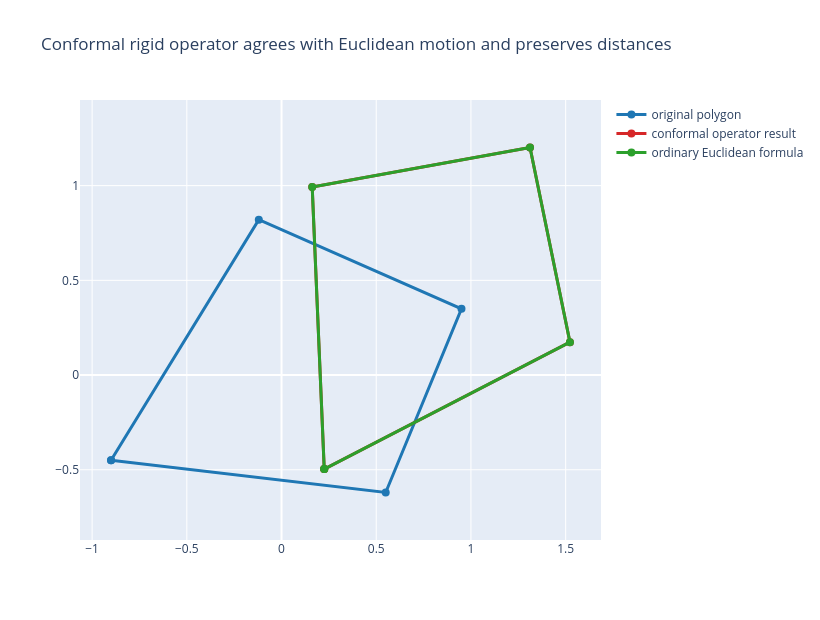

Notebook cell for this chart:
### Markdown cell above
## Conformal Rigid Motions as Metric-Preserving Operators

The previous cell checked points. The next cell checks operators. A Euclidean rigid
motion can be represented by a linear operator on conformal point vectors. The matrix
used here is a coordinate shadow of the versor action: it preserves the conformal metric,
keeps the infinity direction fixed, and sends embedded points to embedded points for the
transformed Euclidean locations.

This is the operational-model payoff. In a bare coordinate implementation, every object
type often needs its own transformation rule. In a conformal model, points, point pairs,
lines, circles, spheres, and planes can be made to share the same operator pattern. Even
in this simplified matrix version, we can test the promise by checking metric preservation
and pairwise-distance preservation.

### Code cell
shape = np.array([[-0.9, -0.45], [0.55, -0.62], [0.95, 0.35], [-0.12, 0.82]], dtype=float)
R = rotation2(np.deg2rad(34.0))
t = np.array([0.72, 0.38], dtype=float)
M_cga = cga_rigid_matrix2(R, t)
shape_moved = cga_transform_points(shape, M_cga)
expected_shape_moved = shape @ R.T + t

fig_motion = go.Figure()
for polygon, name, color in [
    (shape, "original polygon", "#1f77b4"),
    (shape_moved, "conformal operator result", "#d62728"),
    (expected_shape_moved, "ordinary Euclidean formula", "#2ca02c"),
]:
    closed = close_polygon(polygon)
    fig_motion.add_trace(
        go.Scatter(x=closed[:, 0], y=closed[:, 1], mode="lines+markers", name=name, line=dict(color=color, width=3), marker=dict(size=8))
    )
fig_motion.update_layout(
    title="Conformal rigid operator agrees with Euclidean motion and preserves distances",
    width=820,
    height=620,
    xaxis=dict(scaleanchor="y", scaleratio=1, zeroline=True),
    yaxis=dict(zeroline=True),
)
conformal_motion_path = remember(
    save_plotly_html(fig_motion, "chapter-17", "plots", "conformal-rigid-motion.html", root=ARTIFACT_ROOT)
)

motion_error = float(np.linalg.norm(shape_moved - expected_shape_moved))
distance_preservation_error = float(np.max(np.abs(pairwise_distances(shape) - pairwise_distances(shape_moved))))
metric_error = cga_metric_error(M_cga)
infinity_error = cga_infinity_error(M_cga)
assert motion_error < 1e-12
assert distance_preservation_error < 1e-12
assert metric_error < 1e-12
assert infinity_error < 1e-12
print(f"point motion error: {motion_error:.2e}")
print(f"pairwise-distance preservation error: {distance_preservation_error:.2e}")
print(f"conformal metric preservation error: {metric_error:.2e}")
print(f"infinity-vector preservation error: {infinity_error:.2e}")
print(f"saved {rel(conformal_motion_path)}")
fig_motion

### Figure 1 — Plotly figure (JSON) as saved in the notebook; plotly's stock layout.template omitted (floating-point values rounded to 4 significant figures)
{"data": [{"line": {"color": "#1f77b4", "width": 3}, "marker": {"size": 8}, "mode": "lines+markers", "name": "original polygon", "type": "scatter", "x": [-0.9, 0.55, 0.95, -0.12, -0.9], "y": [-0.45, -0.62, 0.35, 0.82, -0.45]}, {"line": {"color": "#d62728", "width": 3}, "marker": {"size": 8}, "mode": "lines+markers", "name": "conformal operator result", "type": "scatter", "x": [0.2255, 1.523, 1.312, 0.162, 0.2255], "y": [-0.4963, 0.1736, 1.201, 0.9927, -0.4963]}, {"line": {"color": "#2ca02c", "width": 3}, "marker": {"size": 8}, "mode": "lines+markers", "name": "ordinary Euclidean formula", "type": "scatter", "x": [0.2255, 1.523, 1.312, 0.162, 0.2255], "y": [-0.4963, 0.1736, 1.201, 0.9927, -0.4963]}], "layout": {"height": 620, "title": {"text": "Conformal rigid operator agrees with Euclidean motion and preserves distances"}, "width": 820, "xaxis": {"scaleanchor": "y", "scaleratio": 1, "zeroline": true}, "yaxis": {"zeroline": true}}}
